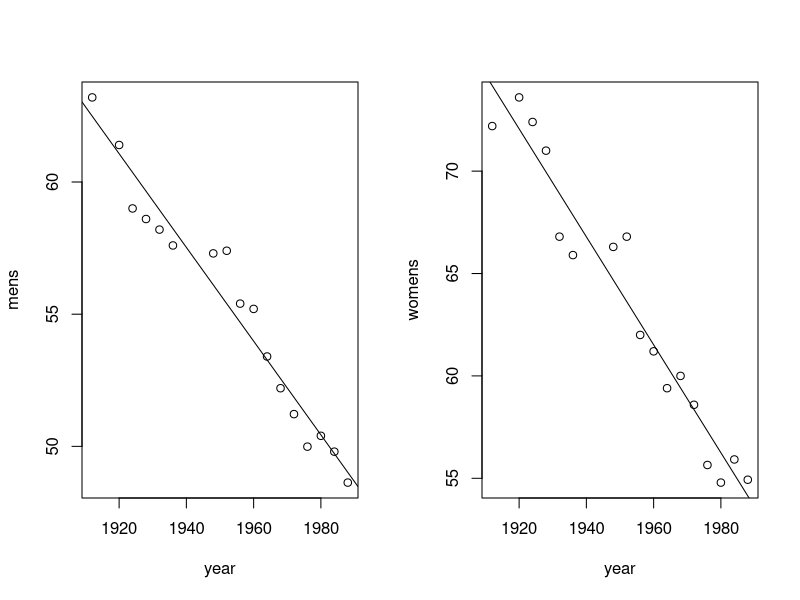

This chart was generated by the following R code:
## ---- chunk 1

year <- c(1912,1920,1924,1928,1932,1936,1948,1952,1956,1960,1964,1968,1972,1976,1980,1984,1988)
mens <- c(63.2,61.4,59,58.6,58.2,57.6,57.3,57.4,55.4,55.2,53.4,52.2,51.22,49.99,50.4,49.8,48.63)
womens <- c(72.2,73.6,72.4,71,66.8,65.9,66.3,66.8,62,61.2,59.4,60,58.59,55.65,54.79,55.92,54.93)
swim1 <- data.frame(year,mens,womens)
swim1
## ---- chunk 2
par(mfrow=c(1,2))
plot(year,mens)
m1 <- lm(mens~year, data = swim1)
abline(m1)
plot(year,womens)
m2 <- lm(womens~year, data = swim1)
abline(m2)
# summary(m2)

## ---- chunk 3
(2016*-0.26359)+ 578.15328 
## ---- chunk 4
swim2 <- data.frame(year[5:13],womens[5:13])
m3 <- lm(womens~year, data = swim2)
winningtimes <- data.frame(year=c(1976,1980,1984,1988))
predict(m3, winningtimes, interval = "confidence")
#predict(m3, winningtimes, interval = "prediction")
## ---- chunk 5
library(dplyr)
options(max.print = 7)
## ---- chunk 6
q5 <- starwars %>%
  select(species, mass, height) %>% 
  mutate(height.in = height*.39370079) %>%
  mutate(height.in.squared = height.in^2) %>%
  mutate(mass.lbs = mass*2.20462262) %>% 
  mutate(bmi = ((mass.lbs/height.in.squared)*703)) %>% 
  arrange(desc(bmi))
head(q5)
## ---- chunk 7
species <-  starwars %>%
 count(species, homeworld, sort = TRUE)
species
## ---- chunk 8

# What homeworld has the greatest % humans?
q1 <- starwars %>%
group_by(homeworld) %>%
add_tally(name = "total.individuals") %>%
arrange(desc(total.individuals)) %>%
filter(species == "Human") %>%
group_by(homeworld) %>%
add_tally(name = "humans") %>%
mutate(pct.human = humans/total.individuals) %>%
arrange(desc(pct.human)) %>%
select(homeworld, humans, total.individuals, pct.human) %>%
distinct(homeworld, .keep_all = T)

q1
